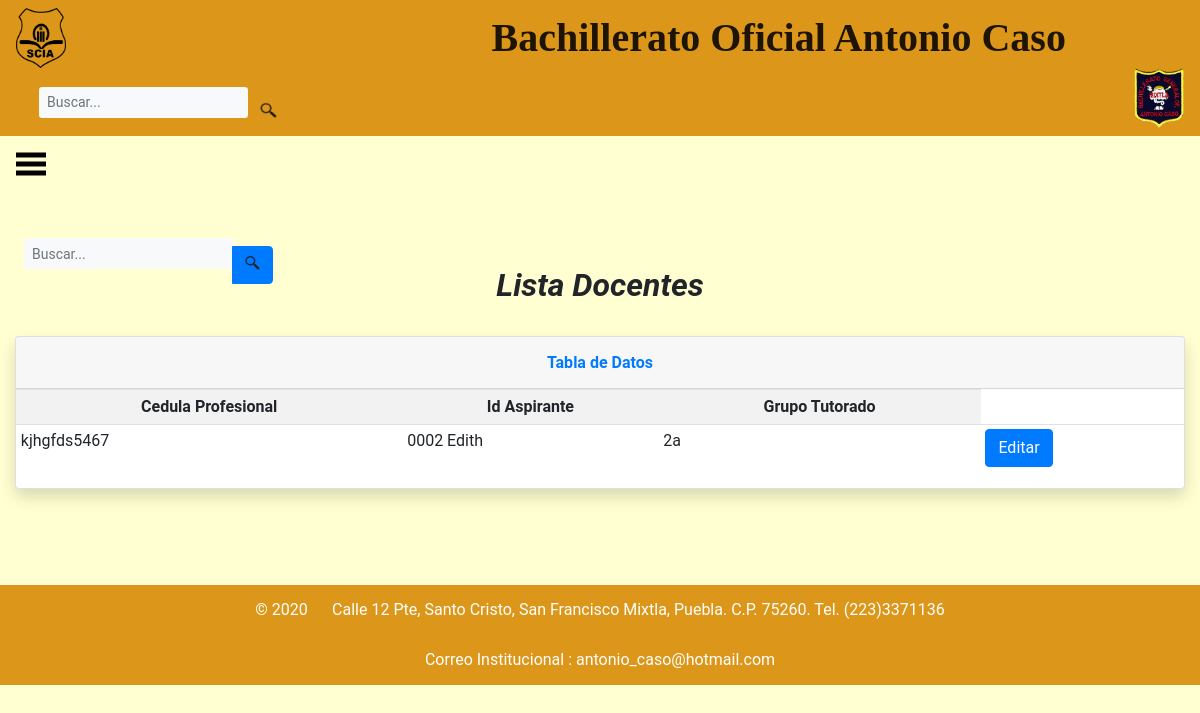
The app's page /AltaDocente/ListaDetalleDocente/, older data.
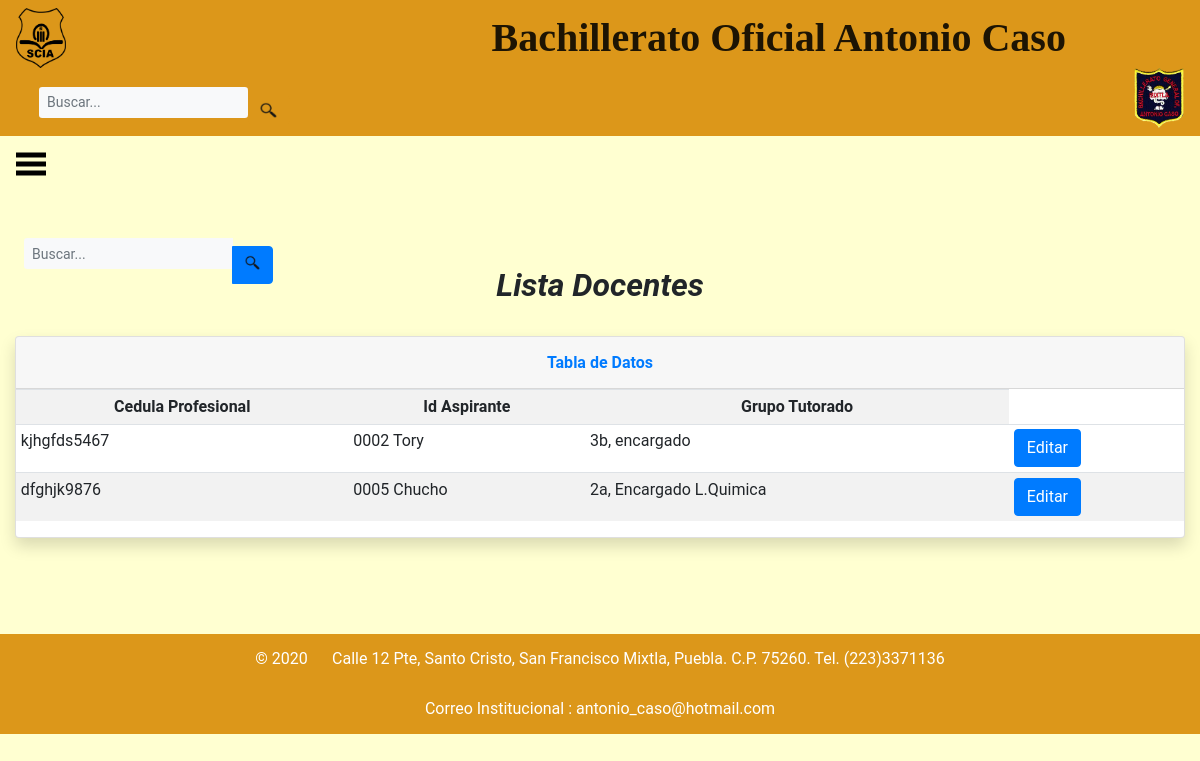
The same page, newer data.
### base_SCIA/models/docente.py (models this page shows, shortened)
class Docente(models.Model):
	Cedula_Profesional = models.CharField(
		primary_key = True,
		max_length=20,
		)
	Id_Aspirante = models.ForeignKey('Datos_Aspirantes',
		on_delete=models.CASCADE,
		)
	Grupo_Tutorado = models.CharField(max_length=30,
		)

### base_SCIA/models/datos_aspirantes.py (models this page shows)
class Datos_Aspirantes(models.Model):
	Id_Personales = models.CharField(
			primary_key = True,
			max_length=4,
		)
	Nombre = models.CharField(
				max_length = 20,
		)
	Apellido_Paterno = models.CharField(
				max_length = 20,
		)
	Apellido_Materno = models.CharField(
				max_length = 20,
		)
	Cargo= models.CharField(
		max_length = 20,
		)
	Edad = models.IntegerField(
		)
	Genero = models.CharField( max_length=2,
		)
	Telefono = models.IntegerField(
		)
	Direccion = models.CharField(
				max_length = 40,
		)
	Codigo_Postal  = models.IntegerField(
		)
	CURP = models.CharField(
				max_length = 20,
		)
	Fecha_Nacimiento = models.DateField(
		max_length = 40,
		)
	Lugar_Nacimiento = models.CharField(
				max_length = 40,
		)
	Correo_Electronico = models.EmailField(
		)
	Grupo_Sanguineo = models.CharField(
				max_length = 2,
		)
	def __str__(self):
		return '%s %s ' % (self.Id_Personales, self.Nombre)

### base_SCIA/views.py (the view)
# urls.py: url(r'^AltaDocente/ListaDetalleDocente/$', views.listar_docente),
def listar_docente(request):
	busqueda = request.POST.get("buscard") #Recuperamos la busqueda del usuario
	docentes = Docente.objects.all()
	if busqueda: #Preguntando si busqueda está llena
		docentes = Docente.objects.filter(
			Q(Cedula_Profesional__icontains = busqueda)
		).distinct()
	return render(request, 'ListaDetalleDocente.html', {'docentes':docentes})

### base_SCIA/templates/ListaDetalleDocente.html (shortened to what this page needs)
<!DOCTYPE html>
<html>
<head style="background-color: #FFFFD1;">
	{%load static%}
	{% load bootstrap4%}
	{% bootstrap_css %}
	{%include 'encabezadoD.html'%}
	{%include 'lateral.html'%}
	{% block buscador %}
	<form class="d-none d-sm-inline-block form-inline mr-auto ml-md-3 my-2 my-md-0 mw-100 navbar-search form-control-sm " method="POST"> {% csrf_token %}
		<div class="input-group" align="right">
			<input type="text" class="form-control bg-light border-0 small form-control-sm" placeholder="Buscar..." name="buscard" value="{{ request.POST.buscard }}">
			<div class="input-group-append" align="right">
				<button class="btn btn-primary" type="submit" >
					<input type=image src="{% static 'base_aspirantes/images/encabezado/busqueda.png'%}" width="15" height="15">
				</button>
			</div>
		</div>
	</form>
	{% endblock buscador %}
</head>
<body style="background-color: #FFFFD1; font-family: Roboto;">
	<center><h2><b><i> Lista Docentes </i></b></h2></center>
	<br>
<div class="container-fluid">
	<div class="card shadow mb-4">
		<div class="card-header py-3">
			<h6 class="m-0 font-weight-bold text-primary" align="center">Tabla de Datos </h6>
		</div>
		{% if docentes %}
		<div class="table-responsive" >
			<table class="table table-striped table-hover table-sm " >
				<tr align="center">
					<td> <b> Cedula Profesional</b></td>
					<td> <b> Id Aspirante</b></td>
					<td> <b> Grupo Tutorado</b></td>
				</tr>
					{% for docente in docentes %}
					<tr>
						<td>{{docente.Cedula_Profesional}}</td>
						<td>{{docente.Id_Aspirante}}</td>
						<td>{{docente.Grupo_Tutorado}}</td>
						<td>
							<a class = "btn btn-primary" href="{% url 'DocenteEditar' docente.Cedula_Profesional %}">Editar</a>
						</td>
					{% endfor %}
			</table>
			</div>
			{% else %}
			<h5>No hay Registros</h5>
			{% endif%}
		</div>
	</div>
</body>
<br>
<br>
<br>
<footer>
	{%include 'footer.html'%}
</footer>
</html>

Row changes from the older to the newer data that the page shows:
changed Docente "kjhgfds5467": Id_Aspirante "0002 Edith" → "0002 Tory"; Grupo_Tutorado "2a" → "3b, encargado"
added Docente: Cedula_Profesional "dfghjk9876", Id_Aspirante "0005 Chucho", Grupo_Tutorado "2a, Encargado L.Quimica"
